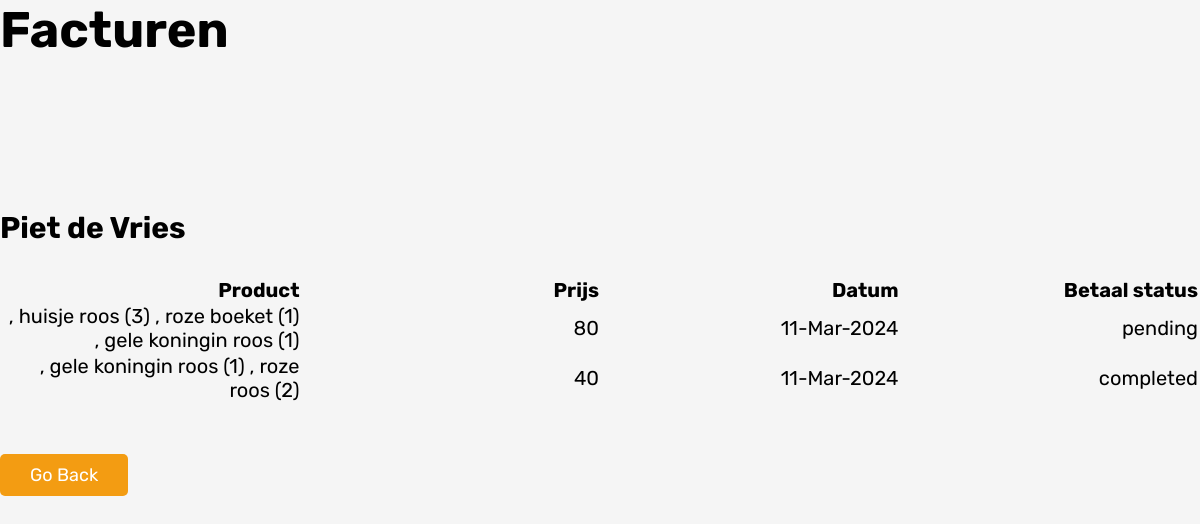
Screenshot of /facturen.php (signed in) with the database file from the repository.
### tables this page shows
CREATE TABLE `users` (
  `id` int(100) NOT NULL,
  `name` varchar(100) NOT NULL,
  `email` varchar(100) NOT NULL,
  `password` varchar(100) NOT NULL,
  `user_type` varchar(20) NOT NULL DEFAULT 'user'
);

CREATE TABLE `orders` (
  `id` int(100) NOT NULL,
  `user_id` int(100) NOT NULL,
  `name` varchar(100) NOT NULL,
  `number` varchar(12) NOT NULL,
  `email` varchar(100) NOT NULL,
  `method` varchar(50) NOT NULL,
  `address` varchar(500) NOT NULL,
  `total_products` varchar(1000) NOT NULL,
  `total_price` int(100) NOT NULL,
  `placed_on` varchar(50) NOT NULL,
  `payment_status` varchar(20) NOT NULL DEFAULT 'pending'
);

### facturen.php (the view, shortened to what this page needs)
<?php
@include 'config.php';
$user_id = $_SESSION['user_id'];
$select_user = mysqli_query($conn, "SELECT * FROM `users` where id='$user_id'") or die('query failed');
$user=mysqli_fetch_assoc($select_user);
?>
<!DOCTYPE html>
<html lang="en">
<head>
    <link rel="stylesheet" href="https://cdnjs.cloudflare.com/ajax/libs/font-awesome/6.0.0/css/all.min.css">
    <link rel="stylesheet" href="css/style.css">
</head>
<body class="facturen">
<h1>Facturen</h1>
<h3><?php echo $user['name']; ?></h3>
<table>
<tr>
    <th>Product</th>
    <th>Prijs</th>
    <th>Datum</th>
    <th>Betaal status</th>
</tr>
<?php
$select_facturen = mysqli_query($conn, "SELECT * FROM `orders` where user_id='$user_id'") or die('query failed');
if (mysqli_num_rows($select_facturen) > 0) {
    while ($fetch_facturen = mysqli_fetch_assoc($select_facturen)) {
?>
     <tr>
         <td><?php echo $fetch_facturen['total_products']; ?></td>
         <td><?php echo $fetch_facturen['total_price']; ?></td>
         <td><?php echo $fetch_facturen['placed_on']; ?></td>
         <td><?php echo $fetch_facturen['payment_status']; ?></td>
     </tr>
<?php
  }}
?>
</table>
<a href="home.php" class="option-btn">go back</a>
</body>
</html>

### css/style.css (style rules this page uses)
:root { --pink:#e84393; --red:#c0392b; --orange:#f39c12; --black:#333; --white:#fff; --light-color:#666; --light-white:#ccc; --light-bg:#f5f5f5; --border:.2rem solid var(--black); --box-shadow:0 .5rem 1rem rgba(0,0,0,.1); }
* { font-family: 'Rubik', sans-serif; margin:0; padding:0; box-sizing: border-box; outline: none; border:none; text-decoration: none; transition:all .2s linear; }
html { font-size: 62.5%; overflow-x: hidden; scroll-behavior: smooth; scroll-padding-top: 6.5rem; }
body { background: var(--light-bg); }
.btn, .delete-btn, .option-btn { display: inline-block; border-radius: .5rem; margin-top: 1rem; font-size: 1.8rem; color:var(--white); cursor: pointer; padding:1rem 3rem; text-transform: capitalize; }
.option-btn { background-color: var(--orange); }
.facturen h1 { font-size: 5em; margin-bottom: 3em; }
.facturen h3 { font-size: 3em; }
.facturen th { font-size: 2em; width: 100px; text-align: right; }
.facturen td { font-size: 2em; text-align: right; }
.facturen table { width: 100%; margin-top:3em; margin-bottom: 4em; }

### rows the page displays
users: name "Piet de Vries"
orders: total_products ", huisje roos (3) , roze boeket (1) , gele koningin roos (1)", total_price "80", placed_on "11-Mar-2024", payment_status "pending"
orders: total_products ", gele koningin roos (1) , roze roos (2)", total_price "40", placed_on "11-Mar-2024", payment_status "completed"
